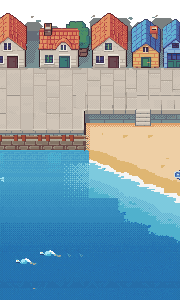
#> input picture assets_src/maps/mix/harbor.png, 180 x 300 px
$ python sea.py harbor.png harbor.png out.png
#> lines starting #> are read from the running program, lines starting #| are printed output that depends on the picture
# 항구 도시 합친 판: 바다를 물가 거리로 다시 칠해 잘림선 정리 (경완 'pixellab 합친 판에서 바다 잘림선 어색한 부분들 정리 좀 해줘봐')
# 물가 거품은 250 그대로, 얕은 물 색은 250 팔레트, 깊은 물 색은 350 팔레트, 띠 사이는 Bayer 디더, 띠 경계는 살짝 물결
import sys, math, random
from PIL import Image
im=Image.open(sys.argv[1]).convert('RGBA'); p=im.load()
#> further down, im is the input picture: PIL image 180x300 RGBA; mean R, G, B, A 114.1, 142, 156.5, 237.8
A=Image.open(sys.argv[2]).convert('RGBA').load()          # beach_250
src=im.copy().load()
BAY=[[0,8,2,10],[12,4,14,6],[3,11,1,9],[15,7,13,5]]
hx=lambda s:tuple(int(s[i:i+2],16) for i in (0,2,4))+(255,)
lum=lambda c:(c[0]*3+c[1]*6+c[2])/10
blue=lambda c:c[2]>c[0]+40
SH=[hx('7dcade'),hx('63b2d2'),hx('50b1cd')]
DP=[hx('2584c3'),hx('3288ba'),hx('2c81b4'),hx('2579b3'),hx('246eae'),hx('256ea9')]
# 물가 줄: 250 에서 모래 아래 처음 파란 칸
shoreY={}
for x in range(87,180):
  for y in range(124,300):
    c=A[x,y]
    if all(blue(A[x,y+k]) and lum(A[x,y+k])<215 for k in range(5)): shoreY[x]=y; break   # 해변 공 같은 파란 소품은 건너뜀
#> after the loop, shoreY = 93 items
raw=dict(shoreY)
#> raw = 93 items
for x in raw:   # 이웃 7칸 가운데값으로 (해변 공·튀는 칸 무시)
  v=sorted(raw[k] for k in range(max(87,x-3),min(180,x+4))); shoreY[x]=v[len(v)//2]
#> this loop made 93 passes
#> v on passes 1 to 12: [150, 151, 163, 165], [150, 151, 163, 163, 165], [150, 151, 163, 163, 163, 165], [150, 151, 163, 163, 163, 163, 165], [151, 163, 163, 163, 163, 163, 165], [163, 163, 163, 163, 163, 165, 165], [163, 163, 163, 163, 163, 165, 165], [163, 163, 163, 163, 165, 165, 165], [163, 163, 163, 165, 165, 165, 169], [163, 163, 165, 165, 165, 169, 169], [163, 165, 165, 165, 169, 169, 169], [165, 165, 165, 169, 169, 169, 169]
s87=shoreY[87]
#> s87 = 163
def sy(x): return shoreY[x] if x>=87 else s87-(87-x)*1.25
def band(x,y,d):
  w=math.sin(x*.21+y*.05)*1.6+math.sin(x*.07-y*.11)*2.2      # 띠 경계 물결
  d+=w
  # 얕은 띠: 0~8 SH0, 8~15 SH1, 15~21 SH2, 그 뒤 깊은 물
  edges=[(8,SH[0],SH[1]),(15,SH[1],SH[2]),(22,SH[2],DP[0])]
  for e,a,b in edges:
    if d<e-2: return a
    if d<e+2:
      t=(d-(e-2))/4; return b if t*16>BAY[y&3][x&3]+.5 else a
  # 깊은 물: 줄 높이(y)로 350 색 단계
  k=max(0,min(.999,(y-150)/150))*(len(DP)-2)+ min(1,(d-22)/14)
  k=min(len(DP)-1-.001,k); i=int(k)
  return DP[min(len(DP)-1,i+(1 if (k-i)*16>BAY[y&3][x&3]+.5 else 0))]
for y in range(151,300):
  for x in range(180):
    if x<86 and y<152: continue
    c=src[x,y]
    if not blue(c): continue                      # 모래·축대는 건드리지 않음
    d=y-sy(x)
    if x>=87 and d<0: continue
    if x>=87 and d<6 and lum(A[x,y])>200: continue   # 물가 하얀 거품은 250 그대로
    p[x,y]=band(x,y,d)
#> this loop made 149 passes
# 물결 반짝 (짧은 가로 줄) + 350 의 하얀 물살 둘은 그대로 다시 얹기
random.seed(5)
for i in range(46):
  x=random.randrange(2,176); y=random.randrange(175,296)
  d=y-sy(x)
  if d<26: continue
  for k in range(random.choice([2,3,3,4])):
    if blue(p[x+k,y]): p[x+k,y]=hx('4bb3d3') if y<240 else hx('3e96c3')
for y in range(240,268):
  for x in range(0,70):
    c=src[x,y]
    if lum(c)>150: p[x,y]=c
im.save(sys.argv[3])
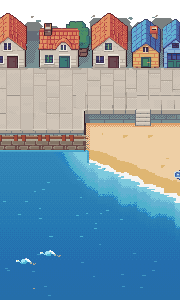
#> saved as out.png: PIL image 180x300 RGBA; mean R, G, B, A 109.7, 136.7, 153.7, 237.8; transparent parts drawn white
